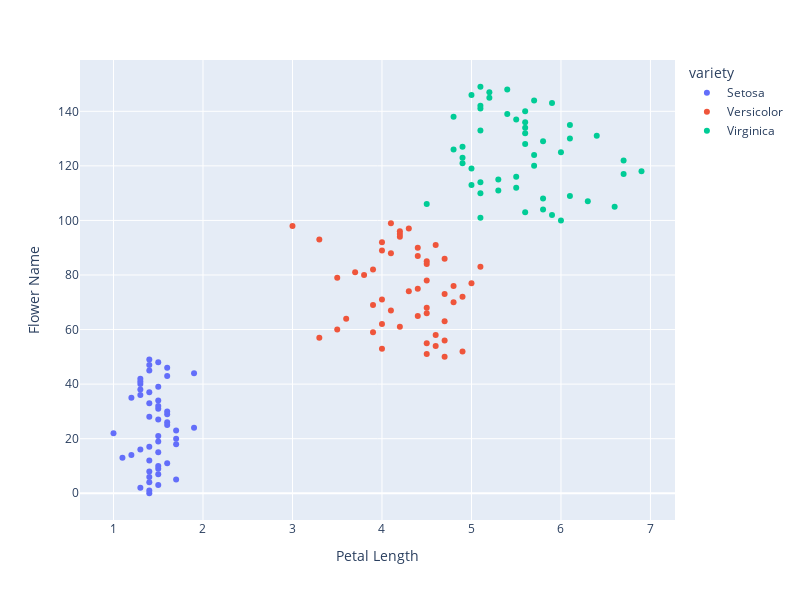

The code cell stored with this chart in its notebook:
### Code cell
fig = px.scatter(data_frame=df, x ="petal.length", color='variety')
fig.update_layout(width=800, height=600,
                 xaxis=dict(title='Petal Length'),
                 yaxis=dict(title='Flower Name'))
fig.show()

### Figure 1 — Plotly figure (JSON) as saved in the notebook; plotly's stock layout.template omitted (floating-point values rounded to 4 significant figures)
{"data": [{"hovertemplate": "variety=Setosa<br>petal.length=%{x}<br>index=%{y}<extra></extra>", "legendgroup": "Setosa", "marker": {"color": "#636efa", "symbol": "circle"}, "mode": "markers", "name": "Setosa", "orientation": "h", "showlegend": true, "type": "scatter", "x": [1.4, 1.4, 1.3, 1.5, 1.4, 1.7, 1.4, 1.5, 1.4, 1.5, 1.5, 1.6, 1.4, 1.1, 1.2, 1.5, 1.3, 1.4, 1.7, 1.5, 1.7, 1.5, 1, 1.7, 1.9, 1.6, 1.6, 1.5, 1.4, 1.6, 1.6, 1.5, 1.5, 1.4, 1.5, 1.2, 1.3, 1.4, 1.3, 1.5, 1.3, 1.3, 1.3, 1.6, 1.9, 1.4, 1.6, 1.4, 1.5, 1.4], "xaxis": "x", "y": [0, 1, 2, 3, 4, 5, 6, 7, 8, 9, 10, 11, 12, 13, 14, 15, 16, 17, 18, 19, 20, 21, 22, 23, 24, 25, 26, 27, 28, 29, 30, 31, 32, 33, 34, 35, 36, 37, 38, 39, 40, 41, 42, 43, 44, 45, 46, 47, 48, 49], "yaxis": "y"}, {"hovertemplate": "variety=Versicolor<br>petal.length=%{x}<br>index=%{y}<extra></extra>", "legendgroup": "Versicolor", "marker": {"color": "#EF553B", "symbol": "circle"}, "mode": "markers", "name": "Versicolor", "orientation": "h", "showlegend": true, "type": "scatter", "x": [4.7, 4.5, 4.9, 4, 4.6, 4.5, 4.7, 3.3, 4.6, 3.9, 3.5, 4.2, 4, 4.7, 3.6, 4.4, 4.5, 4.1, 4.5, 3.9, 4.8, 4, 4.9, 4.7, 4.3, 4.4, 4.8, 5, 4.5, 3.5, 3.8, 3.7, 3.9, 5.1, 4.5, 4.5, 4.7, 4.4, 4.1, 4, 4.4, 4.6, 4, 3.3, 4.2, 4.2, 4.2, 4.3, 3, 4.1], "xaxis": "x", "y": [50, 51, 52, 53, 54, 55, 56, 57, 58, 59, 60, 61, 62, 63, 64, 65, 66, 67, 68, 69, 70, 71, 72, 73, 74, 75, 76, 77, 78, 79, 80, 81, 82, 83, 84, 85, 86, 87, 88, 89, 90, 91, 92, 93, 94, 95, 96, 97, 98, 99], "yaxis": "y"}, {"hovertemplate": "variety=Virginica<br>petal.length=%{x}<br>index=%{y}<extra></extra>", "legendgroup": "Virginica", "marker": {"color": "#00cc96", "symbol": "circle"}, "mode": "markers", "name": "Virginica", "orientation": "h", "showlegend": true, "type": "scatter", "x": [6, 5.1, 5.9, 5.6, 5.8, 6.6, 4.5, 6.3, 5.8, 6.1, 5.1, 5.3, 5.5, 5, 5.1, 5.3, 5.5, 6.7, 6.9, 5, 5.7, 4.9, 6.7, 4.9, 5.7, 6, 4.8, 4.9, 5.6, 5.8, 6.1, 6.4, 5.6, 5.1, 5.6, 6.1, 5.6, 5.5, 4.8, 5.4, 5.6, 5.1, 5.1, 5.9, 5.7, 5.2, 5, 5.2, 5.4, 5.1], "xaxis": "x", "y": [100, 101, 102, 103, 104, 105, 106, 107, 108, 109, 110, 111, 112, 113, 114, 115, 116, 117, 118, 119, 120, 121, 122, 123, 124, 125, 126, 127, 128, 129, 130, 131, 132, 133, 134, 135, 136, 137, 138, 139, 140, 141, 142, 143, 144, 145, 146, 147, 148, 149], "yaxis": "y"}], "layout": {"height": 600, "legend": {"title": {"text": "variety"}, "tracegroupgap": 0}, "margin": {"t": 60}, "width": 800, "xaxis": {"anchor": "y", "domain": [0, 1], "title": {"text": "Petal Length"}}, "yaxis": {"anchor": "x", "domain": [0, 1], "title": {"text": "Flower Name"}}}}
